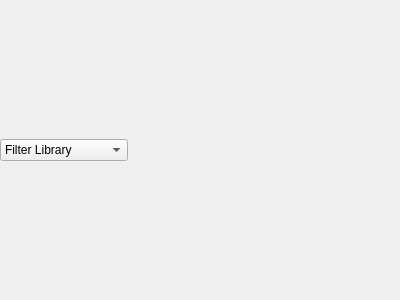
<?xml version="1.0" encoding="UTF-8"?>
<ui version="4.0">
 <class>SideBarWidget</class>
 <widget class="QWidget" name="SideBarWidget">
  <property name="geometry">
   <rect>
    <x>0</x>
    <y>0</y>
    <width>400</width>
    <height>300</height>
   </rect>
  </property>
  <property name="windowTitle">
   <string>Form</string>
  </property>
  <layout class="QGridLayout" name="gridLayout">
   <property name="margin">
    <number>0</number>
   </property>
   <property name="spacing">
    <number>1</number>
   </property>
   <item row="0" column="1">
    <spacer name="horizontalSpacer">
     <property name="orientation">
      <enum>Qt::Horizontal</enum>
     </property>
     <property name="sizeHint" stdset="0">
      <size>
       <width>235</width>
       <height>20</height>
      </size>
     </property>
    </spacer>
   </item>
   <item row="0" column="0">
    <widget class="QComboBox" name="widgetSelection">
     <property name="styleSheet">
      <string notr="true"/>
     </property>
     <item>
      <property name="text">
       <string>Filter Library</string>
      </property>
     </item>
     <item>
      <property name="text">
       <string>Favorite Pipelines</string>
      </property>
     </item>
     <item>
      <property name="text">
       <string>Prebuilt Pipelines</string>
      </property>
     </item>
     <item>
      <property name="text">
       <string>Filter List</string>
      </property>
     </item>
    </widget>
   </item>
  </layout>
 </widget>
 <resources/>
 <connections/>
</ui>
